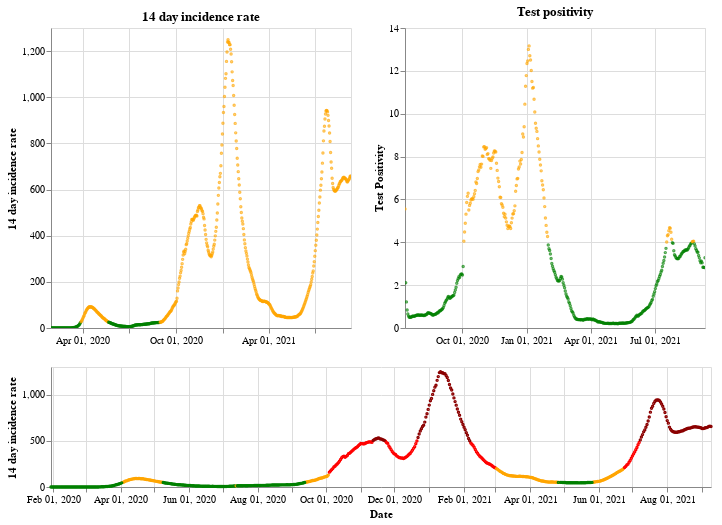

Notebook code for this chart:
### Markdown cell above
## England

### Code cell
plot_traffic_light('England')

### Figure 1 — Vega-Lite specification as saved in the notebook (floating-point values rounded to 4 significant figures; data arrays with more than 128 entries replaced by an {"elided": "..."} marker saying what was removed)
{"config": {"view": {"continuousWidth": 400, "continuousHeight": 300}}, "vconcat": [{"hconcat": [{"mark": {"type": "point", "size": 2}, "encoding": {"color": {"condition": {"value": "green", "test": "(datum.twoWeeklyCasesRate <= 25)"}, "value": "orange"}, "tooltip": [{"type": "nominal", "field": "areaName"}, {"type": "temporal", "field": "date"}, {"type": "quantitative", "field": "twoWeeklyCasesRate"}, {"type": "quantitative", "field": "testPositivity"}], "x": {"type": "temporal", "axis": {"title": ""}, "field": "date", "scale": {"domain": {"selection": "DateBrush"}}, "timeUnit": "yearmonthdate"}, "y": {"type": "quantitative", "axis": {"title": "14 day incidence rate"}, "field": "twoWeeklyCasesRate"}}, "title": "14 day incidence rate", "width": 300}, {"mark": {"type": "point", "size": 2}, "encoding": {"color": {"condition": {"value": "green", "test": "(datum.testPositivity <= 4)"}, "value": "orange"}, "tooltip": [{"type": "nominal", "field": "areaName"}, {"type": "temporal", "field": "date"}, {"type": "quantitative", "field": "twoWeeklyCasesRate"}, {"type": "quantitative", "field": "testPositivity"}], "x": {"type": "temporal", "axis": {"title": ""}, "field": "date", "scale": {"domain": {"selection": "DateBrush"}}, "timeUnit": "yearmonthdate"}, "y": {"type": "quantitative", "axis": {"title": "Test Positivity"}, "field": "testPositivity"}}, "title": "Test positivity", "width": 300}]}, {"layer": [{"mark": {"type": "point", "size": 2}, "encoding": {"color": {"condition": {"value": "orange", "test": "(((datum.testPositivity < 4) && (datum.twoWeeklyCasesRate >= 50)) && (datum.twoWeeklyCasesRate < 200))"}, "value": "red"}, "opacity": {"condition": {"value": 1, "test": "((datum.twoWeeklyCasesRate >= 50) && (datum.twoWeeklyCasesRate < 500))"}, "value": 0}, "tooltip": [{"type": "nominal", "field": "areaName"}, {"type": "temporal", "field": "date"}, {"type": "quantitative", "field": "twoWeeklyCasesRate"}, {"type": "quantitative", "field": "testPositivity"}], "x": {"type": "temporal", "axis": {"title": "Date"}, "field": "date", "timeUnit": "yearmonthdate"}, "y": {"type": "quantitative", "axis": {"title": "14 day incidence rate"}, "field": "twoWeeklyCasesRate"}}, "selection": {"DateBrush": {"type": "interval", "encodings": ["x"], "fields": ["Time"]}}}, {"mark": {"type": "point", "size": 2}, "encoding": {"color": {"value": "darkred"}, "opacity": {"condition": {"value": 1, "test": "(datum.twoWeeklyCasesRate >= 500)"}, "value": 0}, "tooltip": [{"type": "nominal", "field": "areaName"}, {"type": "temporal", "field": "date"}, {"type": "quantitative", "field": "twoWeeklyCasesRate"}, {"type": "quantitative", "field": "testPositivity"}], "x": {"type": "temporal", "axis": {"title": "Date"}, "field": "date", "timeUnit": "yearmonthdate"}, "y": {"type": "quantitative", "axis": {"title": "14 day incidence rate"}, "field": "twoWeeklyCasesRate"}}}, {"mark": {"type": "point", "size": 2}, "encoding": {"color": {"condition": {"value": "green", "test": "((datum.testPositivity < 4) && (datum.twoWeeklyCasesRate < 50))"}, "value": "orange"}, "opacity": {"condition": {"value": 1, "test": "(datum.twoWeeklyCasesRate < 50)"}, "value": 0}, "tooltip": [{"type": "nominal", "field": "areaName"}, {"type": "temporal", "field": "date"}, {"type": "quantitative", "field": "twoWeeklyCasesRate"}, {"type": "quantitative", "field": "testPositivity"}], "x": {"type": "temporal", "axis": {"title": "Date"}, "field": "date", "timeUnit": "yearmonthdate"}, "y": {"type": "quantitative", "axis": {"title": "14 day incidence rate"}, "field": "twoWeeklyCasesRate"}}}], "height": 120, "width": 660}], "data": {"name": "data-4cd06c820b5f536175b7d71b627105b9"}, "$schema": "https://vega.github.io/schema/vega-lite/v4.8.1.json", "datasets": {"data-4cd06c820b5f536175b7d71b627105b9": {"elided": "589 records"}}}
